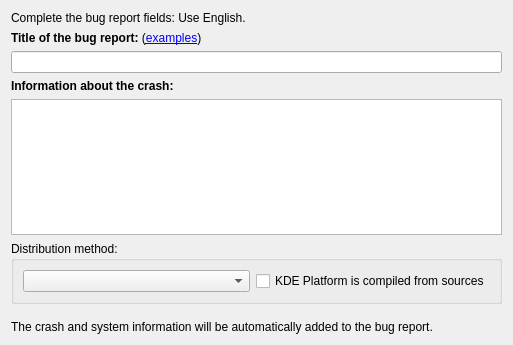
<?xml version="1.0" encoding="UTF-8"?>
<ui version="4.0">
 <class>AssistantPageBugzillaInformation</class>
 <widget class="QWidget" name="AssistantPageBugzillaInformation">
  <property name="geometry">
   <rect>
    <x>0</x>
    <y>0</y>
    <width>513</width>
    <height>345</height>
   </rect>
  </property>
  <layout class="QVBoxLayout" name="verticalLayout">
   <item>
    <widget class="QLabel" name="m_explanationLabel">
     <property name="text">
      <string comment="@info/rich">Complete the bug report fields: &lt;note&gt;Use English.&lt;/note&gt;</string>
     </property>
     <property name="wordWrap">
      <bool>true</bool>
     </property>
    </widget>
   </item>
   <item>
    <widget class="QLabel" name="m_titleLabel">
     <property name="text">
      <string comment="@label:textbox">&lt;strong&gt;Title of the bug report:&lt;/strong&gt; (&lt;a href=&quot;#&quot;&gt;examples&lt;/a&gt;)</string>
     </property>
    </widget>
   </item>
   <item>
    <widget class="KLineEdit" name="m_titleEdit"/>
   </item>
   <item>
    <layout class="QHBoxLayout" name="horizontalLayout_2">
     <item>
      <widget class="QLabel" name="m_detailsLabel">
       <property name="text">
        <string comment="@label:textbox">&lt;strong&gt;Information about the crash:&lt;/strong&gt;</string>
       </property>
      </widget>
     </item>
    </layout>
   </item>
   <item>
    <widget class="KTextEdit" name="m_detailsEdit">
     <property name="acceptRichText">
      <bool>false</bool>
     </property>
    </widget>
   </item>
   <item>
    <widget class="QGroupBox" name="m_distributionGroupBox">
     <property name="title">
      <string comment="@title:group">Distribution method:</string>
     </property>
     <layout class="QVBoxLayout" name="verticalLayout_2">
      <item>
       <layout class="QHBoxLayout" name="horizontalLayout">
        <item>
         <widget class="KComboBox" name="m_distroChooserCombo"/>
        </item>
        <item>
         <widget class="QCheckBox" name="m_compiledSourcesCheckBox">
          <property name="text">
           <string comment="@option:check">KDE Platform is compiled from sources</string>
          </property>
         </widget>
        </item>
       </layout>
      </item>
     </layout>
    </widget>
   </item>
   <item>
    <spacer name="verticalSpacer">
     <property name="orientation">
      <enum>Qt::Vertical</enum>
     </property>
     <property name="sizeType">
      <enum>QSizePolicy::Fixed</enum>
     </property>
     <property name="sizeHint" stdset="0">
      <size>
       <width>20</width>
       <height>10</height>
      </size>
     </property>
    </spacer>
   </item>
   <item>
    <widget class="QLabel" name="m_crashInfoLabel">
     <property name="text">
      <string comment="@info/rich">&lt;note&gt;The crash and system information will be automatically added to the bug report.&lt;/note&gt;</string>
     </property>
     <property name="wordWrap">
      <bool>true</bool>
     </property>
    </widget>
   </item>
  </layout>
 </widget>
 <customwidgets>
  <customwidget>
   <class>KLineEdit</class>
   <extends>QLineEdit</extends>
   <header>klineedit.h</header>
  </customwidget>
  <customwidget>
   <class>KComboBox</class>
   <extends>QComboBox</extends>
   <header>kcombobox.h</header>
  </customwidget>
  <customwidget>
   <class>KTextEdit</class>
   <extends>QTextEdit</extends>
   <header>ktextedit.h</header>
  </customwidget>
 </customwidgets>
 <resources/>
 <connections/>
</ui>
